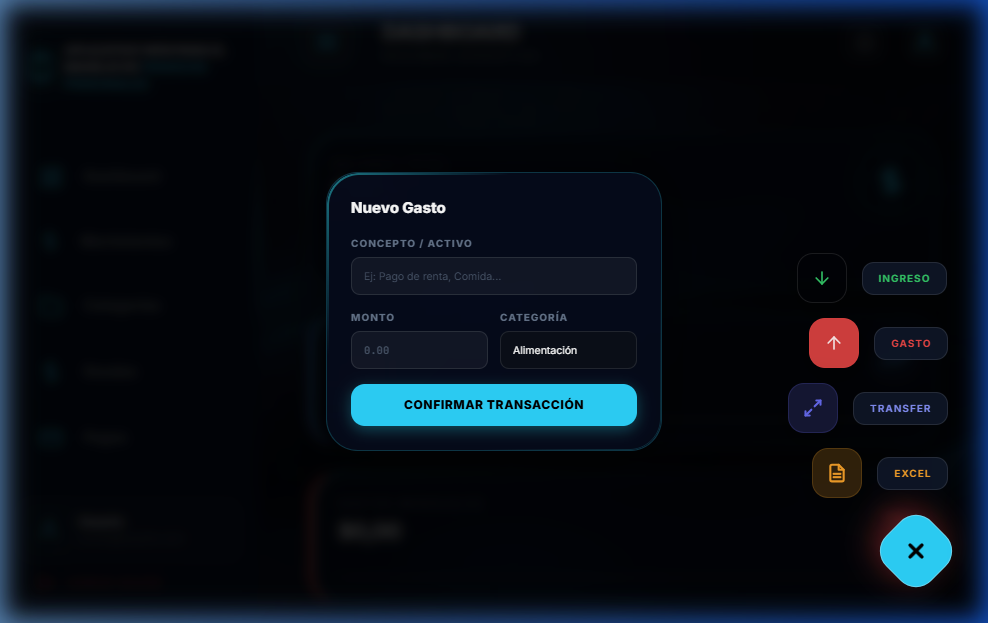
#> input picture docs/assets/add_movement_modal.png, 988 x 623 px; its folder holds only this picture in this run
$ python annotate_tango_all.py
#> lines starting #> are read from the running program, lines starting #| are printed output that depends on the picture
from PIL import Image, ImageDraw, ImageFont
import os
import glob

assets_dir = "assets"

def get_tooltip_for_file(filename):
    name = filename.lower()
    if 'login' in name: return "1", "Ingresa tus credenciales aquí"
    if 'register' in name: return "2", "Completa el formulario de registro"
    if 'dashboard' in name: return "3", "Revisa tus gráficas interactivas"
    if 'movement' in name: return "4", "Registra un nuevo ingreso/gasto"
    if 'debt' in name: return "5", "Control de pasivos y saldo adeudado"
    if 'payment' in name: return "6", "Pestaña de pagos pre-programados"
    if 'news' in name: return "7", "Indicadores de la macroeconomía mundial"
    if 'profile' in name: return "8", "Edita tu información personal"
    if 'settings' in name: return "9", "Ajusta la interfaz de usuario y MFA"
    if 'study' in name: return "10", "Balancea tu capital: 50% - 30% - 20%"
    if 'recover' in name: return "11", "Recuperación de contraseña vía SMTP"
    return "*", "Interacción y vista de usuario"

def draw_tango(img_path):
#> called with img_path = 'assets/add_movement_modal.png'
    filename = os.path.basename(img_path)
    if "_tango.png" in filename: return

    out_path = img_path.replace(".png", "_tango.png")

    try:
        img = Image.open(img_path).convert("RGBA")
    except Exception as e:
        print(f"Error opening {img_path}: {e}")
        return

    draw = ImageDraw.Draw(img)
    w, h = img.size
#> w = 988; h = 623

    number, tooltip = get_tooltip_for_file(filename)

    # Generic center-bottom or general highlight
    # Let's highlight a section in the middle of the screen
    x1, y1 = int(w * 0.1), int(h * 0.15)
#> x1 = 98; y1 = 93
    x2, y2 = int(w * 0.9), int(h * 0.85)
#> x2 = 889; y2 = 529

    # Some screens are small. Adjust.
    if w > 800:
        x1, y1 = int(w * 0.2), int(h * 0.2)
#> x1 = 197; y1 = 124
        x2, y2 = int(w * 0.8), int(h * 0.8)
#> x2 = 790; y2 = 498

    orange = (255, 108, 69, 255)
    draw.rounded_rectangle([x1, y1, x2, y2], radius=15, outline=orange, width=5)

    r = 25
    cx, cy = x1, y1
#> cx = 197; cy = 124
    draw.ellipse([cx - r, cy - r, cx + r, cy + r], fill=orange)

    try:
        font = ImageFont.truetype("arialbd.ttf", 26)
    except:
        font = ImageFont.load_default()

    draw.text((cx, cy), number, fill="white", font=font, anchor="mm")

    tooltip_bg = (36, 34, 46, 255)
    try:
        bbox = draw.textbbox((0, 0), tooltip, font=font)
#> bbox = (0, 5, 422, 30)
        tw = bbox[2] - bbox[0]
#> tw = 422
        th = bbox[3] - bbox[1]
#> th = 25
    except AttributeError:
        tw, th = 200, 30

    box_w = tw + 40
#> box_w = 462
    box_h = th + 30
#> box_h = 55

    tx1 = x1 + 30
#> tx1 = 227
    ty1 = y2 + 15
#> ty1 = 513
    tx2 = tx1 + box_w
#> tx2 = 689
    ty2 = ty1 + box_h
#> ty2 = 568

    draw.rounded_rectangle([tx1, ty1, tx2, ty2], radius=8, fill=tooltip_bg)
    draw.text((tx1 + 20, ty1 + 15), tooltip, fill="white", font=font)

    img.convert("RGB").save(out_path)
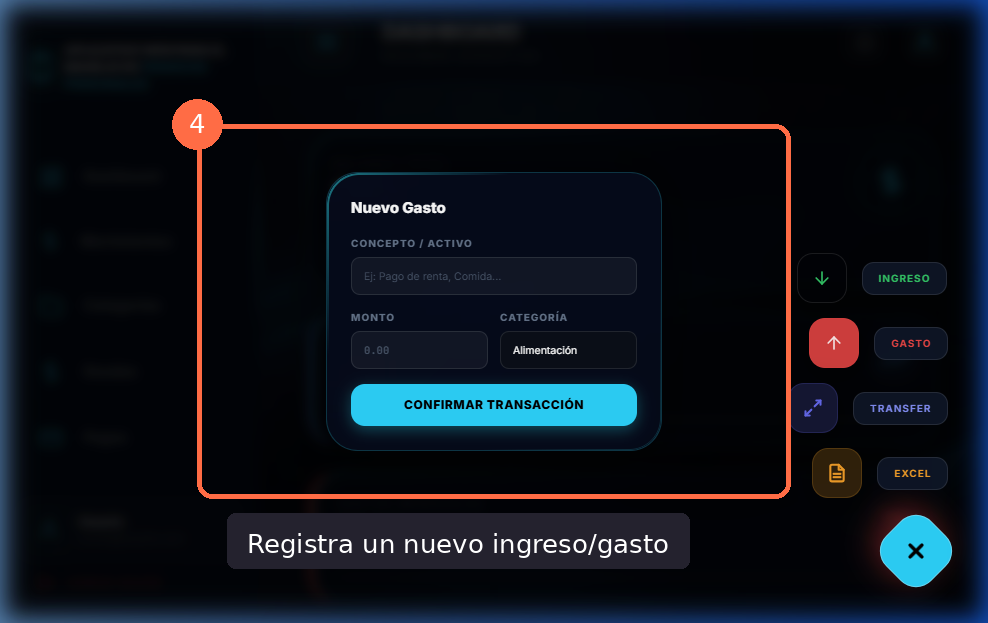
#> saved as add_movement_modal_tango.png: PIL image 988x623 RGB; mean R, G, B 14.5, 19.2, 27.4
    print(f"Annotated: {out_path}")

for f in glob.glob(os.path.join(assets_dir, "*.png")):
    draw_tango(f)

$ run again, on docs/assets/dashboard_main.png
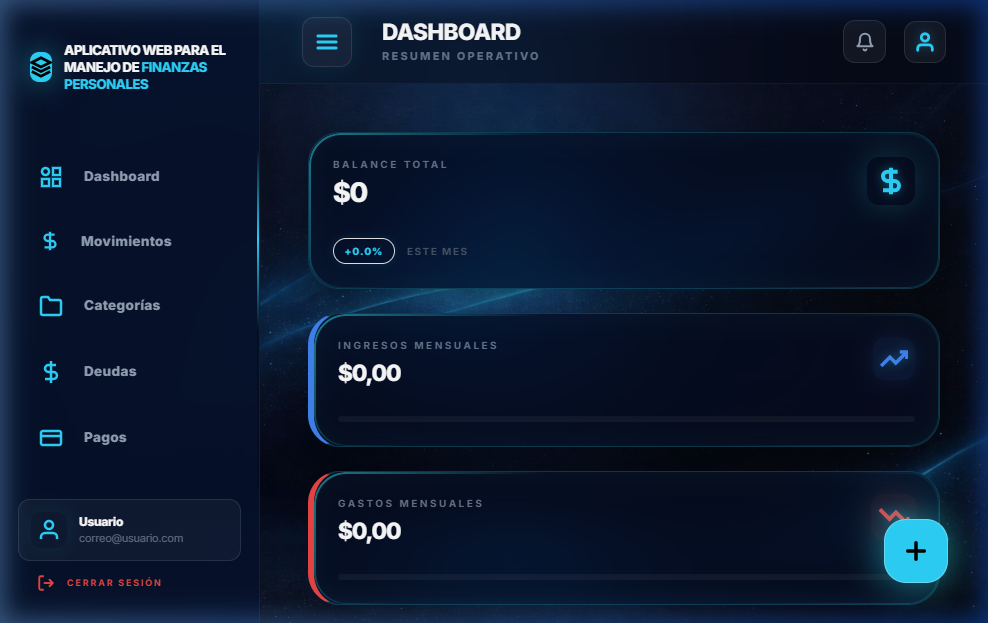
#> input picture docs/assets/dashboard_main.png, 988 x 623 px
#> bbox = (0, 4, 406, 30)
#> tw = 406
#> th = 26
#> box_w = 446
#> box_h = 56
#> tx2 = 673
#> ty2 = 569
#> in draw_tango, `img.convert("RGB").save(out_path)`:
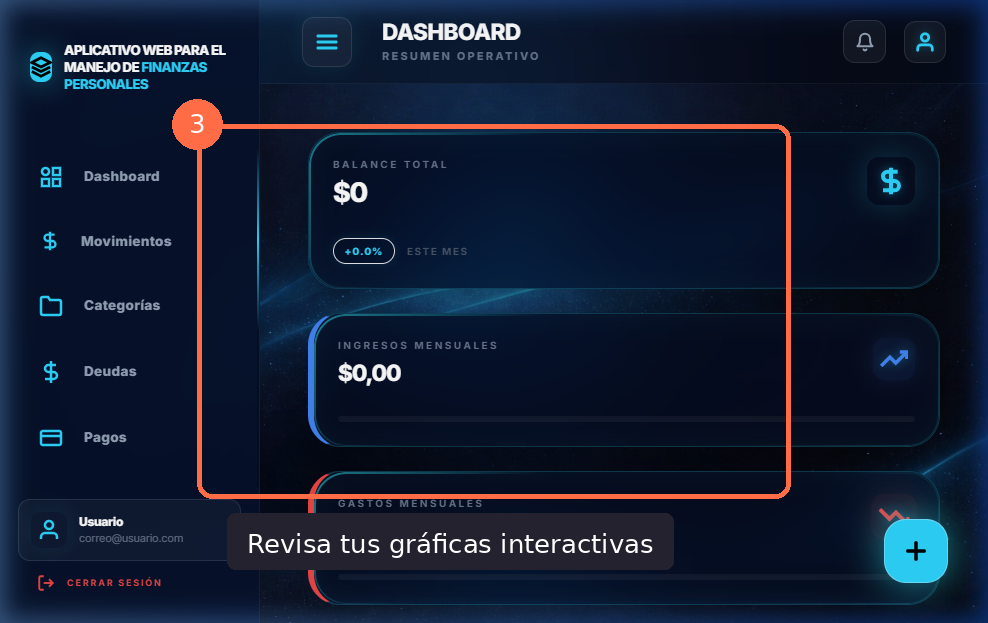
#> saved as dashboard_main_tango.png: PIL image 988x623 RGB; mean R, G, B 18, 28.4, 49.5

$ run again, on docs/assets/debt_modal.png
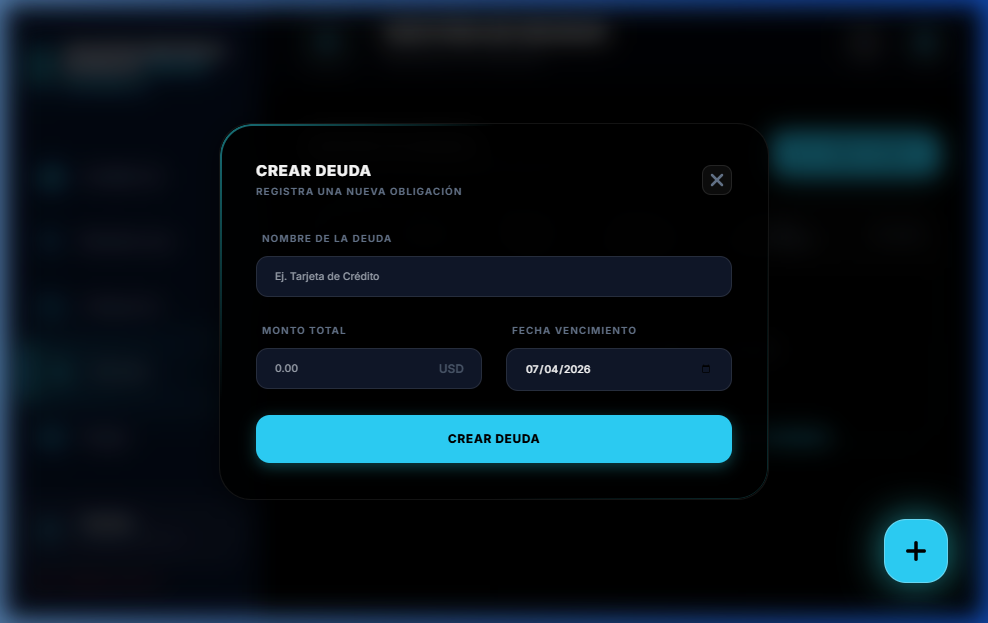
#> input picture docs/assets/debt_modal.png, 988 x 623 px
#> bbox = (0, 5, 480, 30)
#> tw = 480
#> th = 25
#> box_w = 520
#> box_h = 55
#> tx2 = 747
#> ty2 = 568
#> in draw_tango, `img.convert("RGB").save(out_path)`:
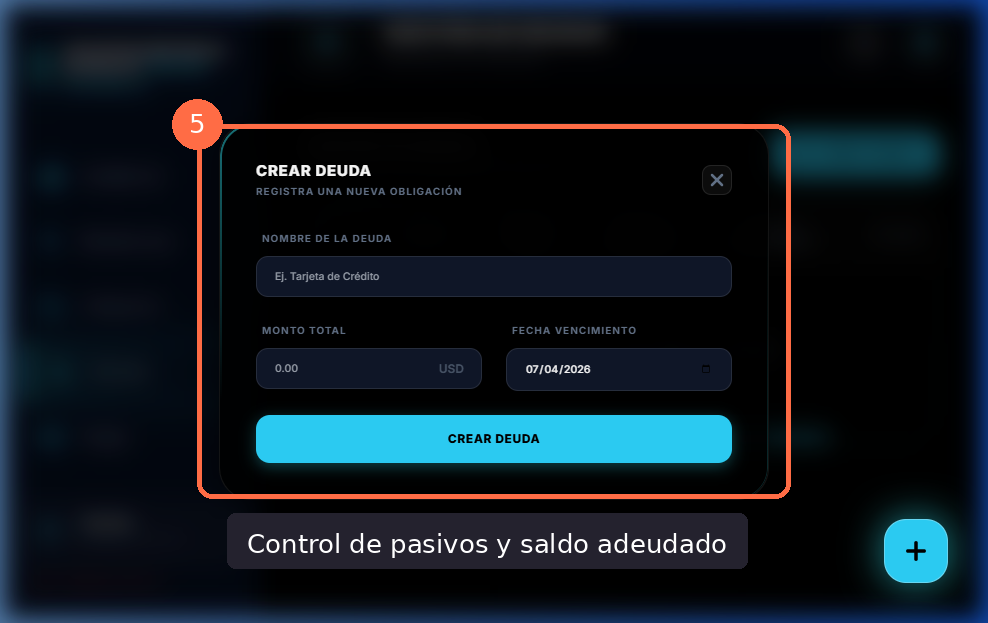
#> saved as debt_modal_tango.png: PIL image 988x623 RGB; mean R, G, B 14.9, 24, 31.8
